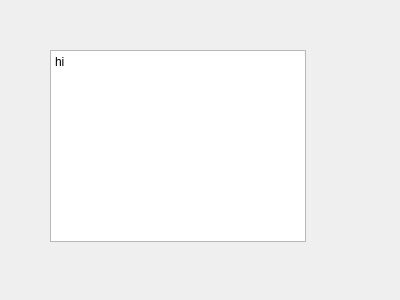
<?xml version="1.0" encoding="UTF-8"?>
<ui version="4.0">
 <class>Form</class>
 <widget class="QWidget" name="Form">
  <property name="geometry">
   <rect>
    <x>0</x>
    <y>0</y>
    <width>400</width>
    <height>300</height>
   </rect>
  </property>
  <property name="windowTitle">
   <string>Form</string>
  </property>
  <widget class="QTextBrowser" name="textBrowser">
   <property name="geometry">
    <rect>
     <x>50</x>
     <y>50</y>
     <width>256</width>
     <height>192</height>
    </rect>
   </property>
   <property name="html">
    <string>&lt;!DOCTYPE HTML PUBLIC &quot;-//W3C//DTD HTML 4.0//EN&quot; &quot;http://www.w3.org/TR/REC-html40/strict.dtd&quot;&gt;
&lt;html&gt;&lt;head&gt;&lt;meta name=&quot;qrichtext&quot; content=&quot;1&quot; /&gt;&lt;meta charset=&quot;utf-8&quot; /&gt;&lt;style type=&quot;text/css&quot;&gt;
p, li { white-space: pre-wrap; }
hr { height: 1px; border-width: 0; }
li.unchecked::marker { content: &quot;\2610&quot;; }
li.checked::marker { content: &quot;\2612&quot;; }
&lt;/style&gt;&lt;/head&gt;&lt;body style=&quot; font-family:'Segoe UI'; font-size:9pt; font-weight:400; font-style:normal;&quot;&gt;
&lt;p style=&quot; margin-top:0px; margin-bottom:0px; margin-left:0px; margin-right:0px; -qt-block-indent:0; text-indent:0px;&quot;&gt;hi&lt;/p&gt;&lt;/body&gt;&lt;/html&gt;</string>
   </property>
  </widget>
 </widget>
 <resources/>
 <connections/>
</ui>
